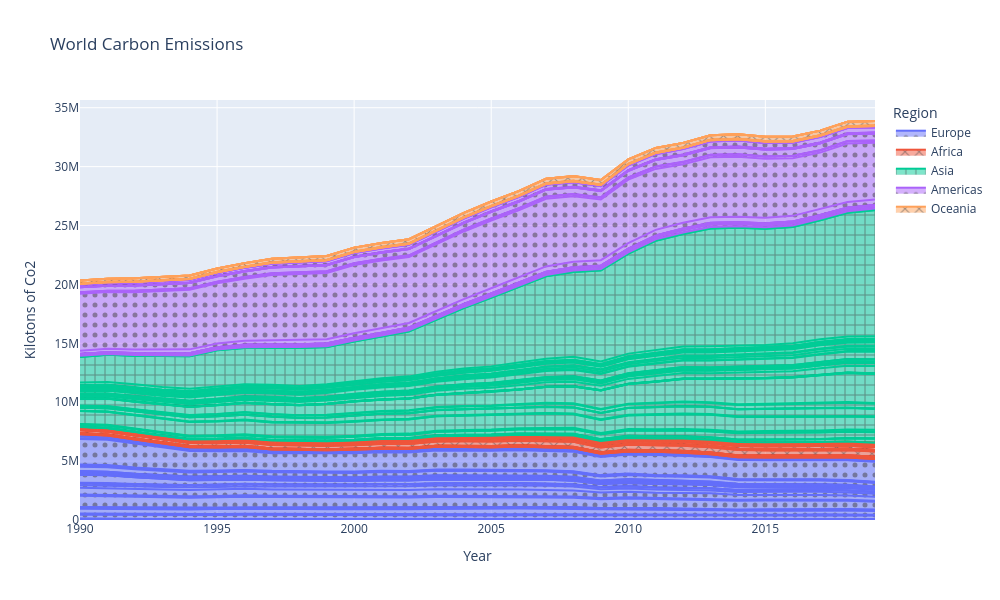

The code cell stored with this chart in its notebook:
### Markdown cell above
One of the advantages of Plotly is that even this kind of visualization can be made CVD accessible by adding symbol fills.

### Code cell
fig = px.area(df, x="Year", y="Kilotons of Co2", 
              
              # Adjusts color according to data
              color="Region",

              # Adjusts what each line in the area chart is showing
              line_group= "Country",
              
              # Adjust the fill symbols according to data
              pattern_shape="Region",
              pattern_shape_sequence=[".", "x", "+"],
              
              # Adjust layout
              height = 600, width = 1000,

              # Set title
              title = "World Carbon Emissions"
              
              )

fig.show()
